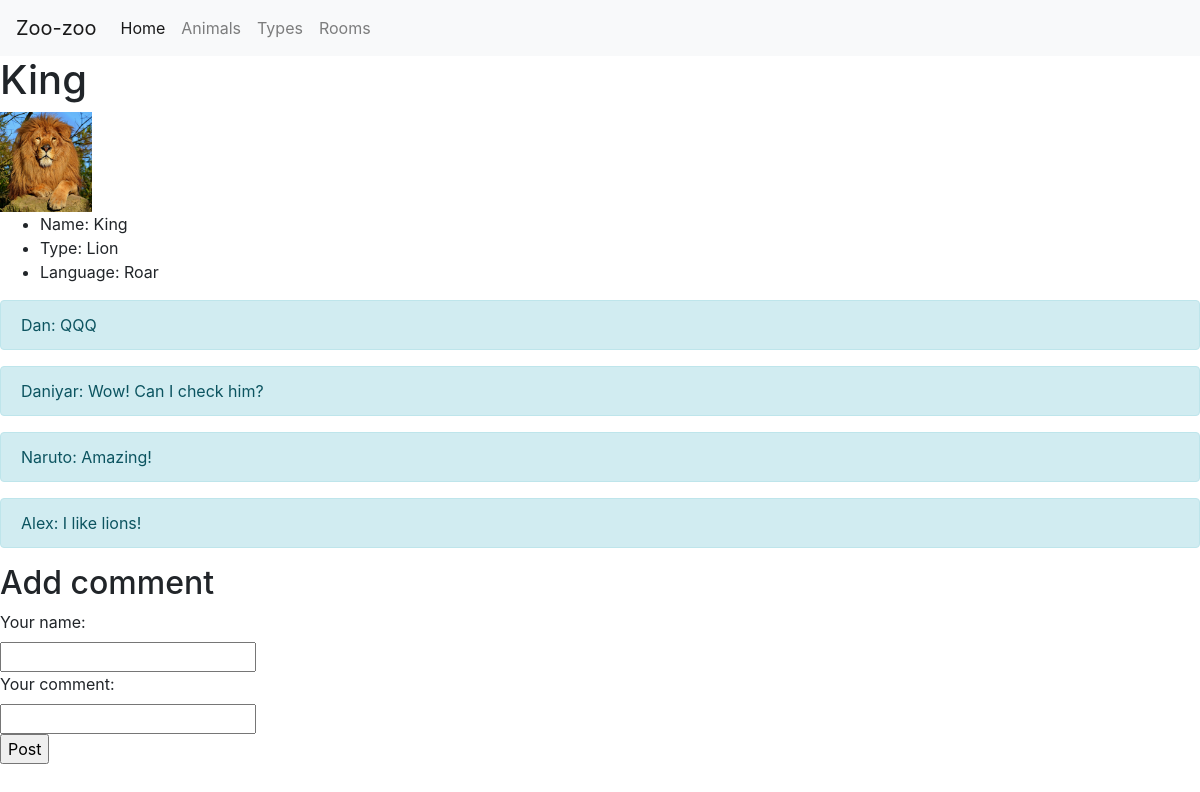
Page /animal/animals/1 on the committed database.
### animal/models.py (models this page shows, shortened)
class Animal(models.Model):
    name = models.CharField(max_length = 64)
    type = models.ForeignKey(Type, on_delete = models.CASCADE)
    comments = models.ManyToManyField(Comment, blank = True)
    image = models.ImageField(upload_to = 'animals', null=True, blank=True, default = None)
    def __str__(self):
        return (str(self.type) + ' ' + self.name)

class Type(models.Model):
    name = models.CharField(max_length = 64)
    language = models.CharField(max_length = 64)
    def __str__(self):
        return (self.name)

class Comment(models.Model):
    author = models.CharField(max_length = 64)
    content = models.CharField(max_length = 128)

### animal/views.py (the view, shortened to what this page needs)
# urls.py: path('animals/<int:key>',views.animal, name = 'animal'),
def animal(request, key):
    context = dict()
    animal = Animal.objects.get(pk = key)
    context['animal'] = animal
    return render(request, 'animal/animal.html', context)

### templates/animal/animal.html (shortened to what this page needs)
{% extends "animal/base.html"%}
{% block body %}
  <h1>
    {{animal.name}}
  </h1>
  {% if animal.image.url != None %}
    <img src = "{{animal.image.url}}" height = "100px">
  {% else %}
    No image yet
  {% endif %}
  <ul>
    <li>
      Name: {{animal.name}}
    </li>
    <li>
      Type: {{animal.type.name}}
    </li>
    <li>
      Language: {{animal.type.language}}
    </li>
  </ul>
  {% for comment in animal.comments.all %}
    <div class="alert alert-info" role="alert">
      {{comment.author}}: {{comment.content}}
    </div>
  {% endfor %}
  <h2>
    Add comment
  </h2>
  <form action = "{% url 'animal' animal.pk%}" method="post">
    <label for="author">Your name:</label><br>
    <input type="text" id="author" name="author"><br>
    <label for="content">Your comment:</label><br>
    <input type="text" id="content" name="content"><br>
    <input type="submit" value = "Post">
  </form>
{% endblock %}

### templates/animal/base.html (shortened to what this page needs)
<html>
  <head>
    <link rel="stylesheet" href="https://stackpath.bootstrapcdn.com/bootstrap/4.5.0/css/bootstrap.min.css">
  </head>
  <body>
    <nav class="navbar navbar-expand-lg navbar-light bg-light">
    <a class="navbar-brand" href="{% url 'animal_index' %}">Zoo-zoo</a>
    <div class="collapse navbar-collapse" id="navbarNav">
      <ul class="navbar-nav">
        <li class="nav-item active">
          <a class="nav-link" href="{% url 'animal_index' %}">Home <span class="sr-only">(current)</span></a>
        </li>
        <li class="nav-item">
          <a class="nav-link" href="{% url 'animals' %}">Animals</a>
        </li>
        <li class="nav-item">
          <a class="nav-link" href="{% url 'types' %}">Types</a>
        </li>
        <li class="nav-item">
          <a class="nav-link" href="{% url 'rooms' %}">Rooms</a>
        </li>
      </ul>
    </div>
    </nav>
    {% block body %}
    {% endblock %}
  </body>
</html>

### rows in the picture
Animal: name "King", image (picture), type.name "Lion", type.language "Roar"
Comment: author "Dan", content "QQQ"
Comment: author "Daniyar", content "Wow! Can I check him?"
Comment: author "Naruto", content "Amazing!"
Comment: author "Alex", content "I like lions!"
